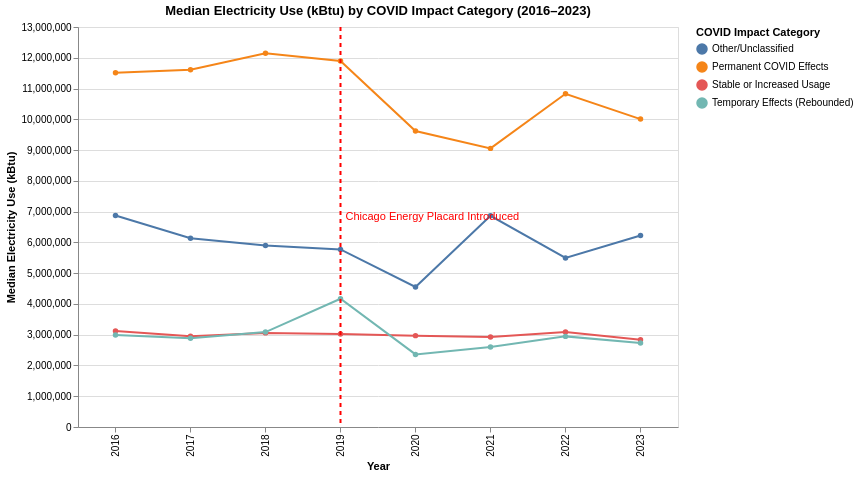

The notebook cell saved with this chart:
### Code cell
covid_elec = plot_metric_by_property(
    df=top_10,
    metric_col="Electricity Use (kBtu)",
    property_col="COVID Impact Category",
    agg_func=pd.Series.median,
)
covid_elec

### Figure 1 — Vega-Lite specification as saved in the notebook (floating-point values rounded to 4 significant figures)
{"config": {"view": {"continuousWidth": 300, "continuousHeight": 300}}, "layer": [{"data": {"name": "data-720956493533a4782df5b81f352bc1c0"}, "mark": {"type": "line", "point": true}, "encoding": {"color": {"field": "COVID Impact Category", "title": "COVID Impact Category", "type": "nominal"}, "tooltip": [{"field": "COVID Impact Category", "title": "COVID Impact Category", "type": "nominal"}, {"field": "Data Year", "title": "Year", "type": "quantitative"}, {"field": "Aggregated_Metric", "format": ".2f", "title": "Median Electricity Use (kBtu)", "type": "quantitative"}], "x": {"field": "Data Year", "sort": "ascending", "title": "Year", "type": "ordinal"}, "y": {"field": "Aggregated_Metric", "title": "Median Electricity Use (kBtu)", "type": "quantitative"}}, "name": "view_b2252ae44c7f57a3_0"}, {"data": {"name": "data-0c454f3f83ff251380041a7c1dc9c76c"}, "mark": {"type": "rule", "color": "red", "size": 2, "strokeDash": [4, 4]}, "encoding": {"x": {"field": "Data Year", "type": "ordinal"}}}, {"data": {"name": "data-59d4f649ef26394b53c706eca5efd7c6"}, "mark": {"type": "text", "align": "left", "baseline": "bottom", "color": "red", "dx": 5, "dy": -5}, "encoding": {"text": {"field": "label", "type": "nominal"}, "x": {"field": "Data Year", "type": "ordinal"}}}], "height": 400, "params": [{"name": "param_1e9efca18e7a2868", "select": {"type": "interval", "encodings": ["x", "y"]}, "bind": "scales", "views": ["view_b2252ae44c7f57a3_0"]}], "title": "Median Electricity Use (kBtu) by COVID Impact Category (2016–2023)", "width": 600, "$schema": "https://vega.github.io/schema/vega-lite/v6.1.0.json", "datasets": {"data-720956493533a4782df5b81f352bc1c0": [{"Data Year": 2016, "COVID Impact Category": "Other/Unclassified", "Aggregated_Metric": 6871000.0}, {"Data Year": 2016, "COVID Impact Category": "Permanent COVID Effects", "Aggregated_Metric": 11510000.0}, {"Data Year": 2016, "COVID Impact Category": "Stable or Increased Usage", "Aggregated_Metric": 3120000.0}, {"Data Year": 2016, "COVID Impact Category": "Temporary Effects (Rebounded)", "Aggregated_Metric": 2989000.0}, {"Data Year": 2017, "COVID Impact Category": "Other/Unclassified", "Aggregated_Metric": 6137000.0}, {"Data Year": 2017, "COVID Impact Category": "Permanent COVID Effects", "Aggregated_Metric": 11610000.0}, {"Data Year": 2017, "COVID Impact Category": "Stable or Increased Usage", "Aggregated_Metric": 2947000.0}, {"Data Year": 2017, "COVID Impact Category": "Temporary Effects (Rebounded)", "Aggregated_Metric": 2883000.0}, {"Data Year": 2018, "COVID Impact Category": "Other/Unclassified", "Aggregated_Metric": 5901000.0}, {"Data Year": 2018, "COVID Impact Category": "Permanent COVID Effects", "Aggregated_Metric": 12150000.0}, {"Data Year": 2018, "COVID Impact Category": "Stable or Increased Usage", "Aggregated_Metric": 3059000.0}, {"Data Year": 2018, "COVID Impact Category": "Temporary Effects (Rebounded)", "Aggregated_Metric": 3086000.0}, {"Data Year": 2019, "COVID Impact Category": "Other/Unclassified", "Aggregated_Metric": 5772000.0}, {"Data Year": 2019, "COVID Impact Category": "Permanent COVID Effects", "Aggregated_Metric": 11890000.0}, {"Data Year": 2019, "COVID Impact Category": "Stable or Increased Usage", "Aggregated_Metric": 3021000.0}, {"Data Year": 2019, "COVID Impact Category": "Temporary Effects (Rebounded)", "Aggregated_Metric": 4169000.0}, {"Data Year": 2020, "COVID Impact Category": "Other/Unclassified", "Aggregated_Metric": 4551000.0}, {"Data Year": 2020, "COVID Impact Category": "Permanent COVID Effects", "Aggregated_Metric": 9619000.0}, {"Data Year": 2020, "COVID Impact Category": "Stable or Increased Usage", "Aggregated_Metric": 2970000.0}, {"Data Year": 2020, "COVID Impact Category": "Temporary Effects (Rebounded)", "Aggregated_Metric": 2359000.0}, {"Data Year": 2021, "COVID Impact Category": "Other/Unclassified", "Aggregated_Metric": 6863000.0}, {"Data Year": 2021, "COVID Impact Category": "Permanent COVID Effects", "Aggregated_Metric": 9055000.0}, {"Data Year": 2021, "COVID Impact Category": "Stable or Increased Usage", "Aggregated_Metric": 2926000.0}, {"Data Year": 2021, "COVID Impact Category": "Temporary Effects (Rebounded)", "Aggregated_Metric": 2604000.0}, {"Data Year": 2022, "COVID Impact Category": "Other/Unclassified", "Aggregated_Metric": 5494000.0}, {"Data Year": 2022, "COVID Impact Category": "Permanent COVID Effects", "Aggregated_Metric": 10830000.0}, {"Data Year": 2022, "COVID Impact Category": "Stable or Increased Usage", "Aggregated_Metric": 3091000.0}, {"Data Year": 2022, "COVID Impact Category": "Temporary Effects (Rebounded)", "Aggregated_Metric": 2945000.0}, {"Data Year": 2023, "COVID Impact Category": "Other/Unclassified", "Aggregated_Metric": 6222000.0}, {"Data Year": 2023, "COVID Impact Category": "Permanent COVID Effects", "Aggregated_Metric": 10010000.0}, {"Data Year": 2023, "COVID Impact Category": "Stable or Increased Usage", "Aggregated_Metric": 2833000.0}, {"Data Year": 2023, "COVID Impact Category": "Temporary Effects (Rebounded)", "Aggregated_Metric": 2729000.0}], "data-0c454f3f83ff251380041a7c1dc9c76c": [{"Data Year": 2019}], "data-59d4f649ef26394b53c706eca5efd7c6": [{"Data Year": 2019, "label": "Chicago Energy Placard Introduced"}]}}
